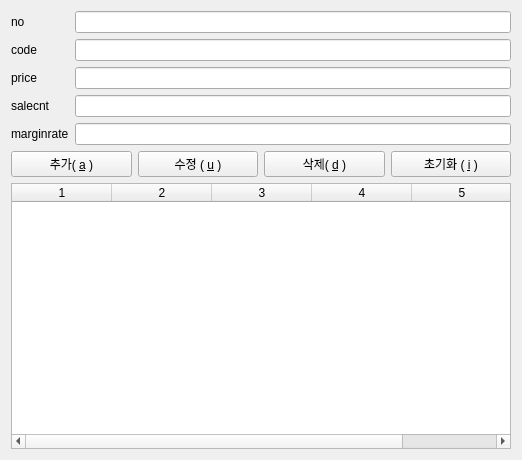
<?xml version="1.0" encoding="UTF-8"?>
<ui version="4.0">
 <class>Form</class>
 <widget class="QWidget" name="Form">
  <property name="geometry">
   <rect>
    <x>0</x>
    <y>0</y>
    <width>522</width>
    <height>460</height>
   </rect>
  </property>
  <property name="windowTitle">
   <string>sale</string>
  </property>
  <layout class="QGridLayout" name="gridLayout">
   <item row="0" column="0">
    <layout class="QVBoxLayout" name="verticalLayout">
     <item>
      <layout class="QFormLayout" name="formLayout">
       <item row="1" column="0">
        <widget class="QLabel" name="lbl_sale_code">
         <property name="text">
          <string>code</string>
         </property>
        </widget>
       </item>
       <item row="1" column="1">
        <widget class="QLineEdit" name="le_sale_code"/>
       </item>
       <item row="2" column="0">
        <widget class="QLabel" name="lbl_sale_price">
         <property name="text">
          <string>price</string>
         </property>
        </widget>
       </item>
       <item row="2" column="1">
        <widget class="QLineEdit" name="le_sale_price"/>
       </item>
       <item row="3" column="0">
        <widget class="QLabel" name="lbl_salecnt">
         <property name="text">
          <string>salecnt</string>
         </property>
        </widget>
       </item>
       <item row="3" column="1">
        <widget class="QLineEdit" name="le_sale_salecnt"/>
       </item>
       <item row="4" column="0">
        <widget class="QLabel" name="lbl_sale_margin">
         <property name="text">
          <string>marginrate</string>
         </property>
        </widget>
       </item>
       <item row="4" column="1">
        <widget class="QLineEdit" name="le_sale_marginRate"/>
       </item>
       <item row="0" column="0">
        <widget class="QLabel" name="lbl_sale_no">
         <property name="text">
          <string>no</string>
         </property>
        </widget>
       </item>
       <item row="0" column="1">
        <widget class="QLineEdit" name="le_sale_no"/>
       </item>
      </layout>
     </item>
     <item>
      <layout class="QHBoxLayout" name="horizontalLayout">
       <item>
        <widget class="QPushButton" name="btn_sale_add">
         <property name="text">
          <string>추가( &amp;a )</string>
         </property>
        </widget>
       </item>
       <item>
        <widget class="QPushButton" name="btn_sale_update">
         <property name="text">
          <string>수정 ( &amp;u )</string>
         </property>
        </widget>
       </item>
       <item>
        <widget class="QPushButton" name="btn_sale_delete">
         <property name="text">
          <string>삭제( &amp;d )</string>
         </property>
        </widget>
       </item>
       <item>
        <widget class="QPushButton" name="btn_sale_init">
         <property name="text">
          <string>초기화 ( &amp;i )</string>
         </property>
        </widget>
       </item>
      </layout>
     </item>
     <item>
      <widget class="QTableWidget" name="sale_table">
       <property name="rowCount">
        <number>0</number>
       </property>
       <property name="columnCount">
        <number>5</number>
       </property>
       <column/>
       <column/>
       <column/>
       <column/>
       <column/>
      </widget>
     </item>
    </layout>
   </item>
  </layout>
 </widget>
 <resources/>
 <connections/>
</ui>
